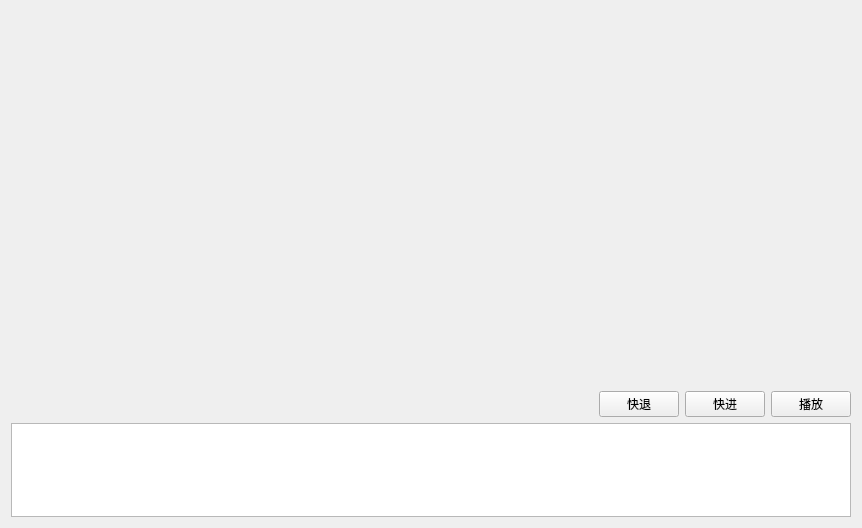
<?xml version="1.0" encoding="UTF-8"?>
<ui version="4.0">
 <class>OpenCVDemo3Class</class>
 <widget class="QWidget" name="OpenCVDemo3Class">
  <property name="geometry">
   <rect>
    <x>0</x>
    <y>0</y>
    <width>862</width>
    <height>528</height>
   </rect>
  </property>
  <property name="windowTitle">
   <string>OpenCVDemo3</string>
  </property>
  <layout class="QHBoxLayout" name="horizontalLayout_2">
   <item>
    <layout class="QVBoxLayout" name="verticalLayout" stretch="4,0,1">
     <item>
      <widget class="QLabel" name="label">
       <property name="text">
        <string/>
       </property>
      </widget>
     </item>
     <item>
      <layout class="QHBoxLayout" name="horizontalLayout">
       <property name="sizeConstraint">
        <enum>QLayout::SetFixedSize</enum>
       </property>
       <item>
        <spacer name="horizontalSpacer">
         <property name="orientation">
          <enum>Qt::Horizontal</enum>
         </property>
         <property name="sizeHint" stdset="0">
          <size>
           <width>368</width>
           <height>20</height>
          </size>
         </property>
        </spacer>
       </item>
       <item>
        <widget class="QPushButton" name="pushButton_slow">
         <property name="text">
          <string>快退</string>
         </property>
        </widget>
       </item>
       <item>
        <widget class="QPushButton" name="pushButton_fast">
         <property name="text">
          <string>快进</string>
         </property>
        </widget>
       </item>
       <item>
        <widget class="QPushButton" name="pushButton">
         <property name="text">
          <string>播放</string>
         </property>
        </widget>
       </item>
      </layout>
     </item>
     <item>
      <widget class="QTextEdit" name="textEdit"/>
     </item>
    </layout>
   </item>
  </layout>
 </widget>
 <layoutdefault spacing="6" margin="11"/>
 <resources>
  <include location="OpenCVDemo3.qrc"/>
 </resources>
 <connections/>
</ui>
